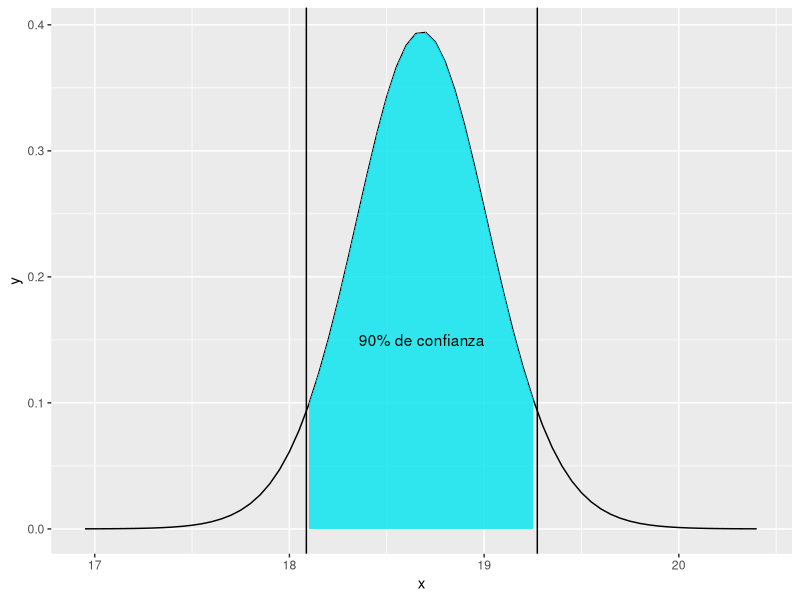
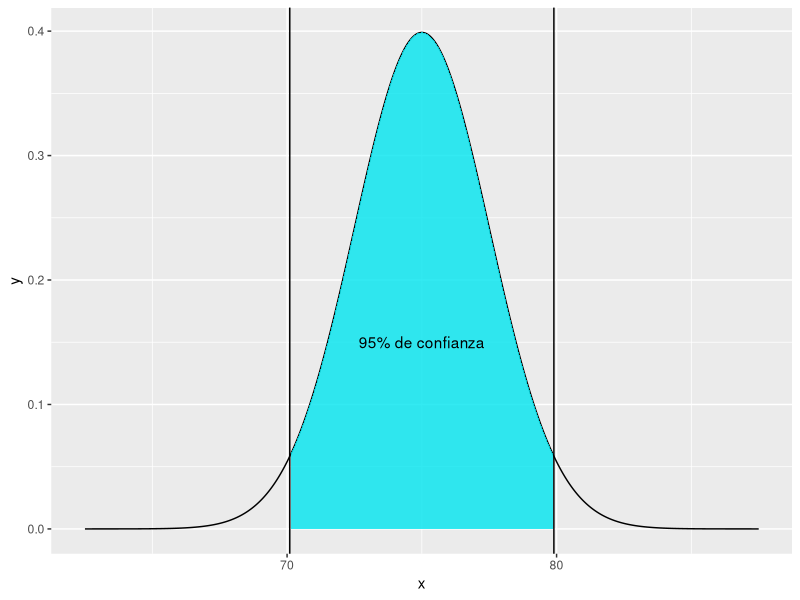
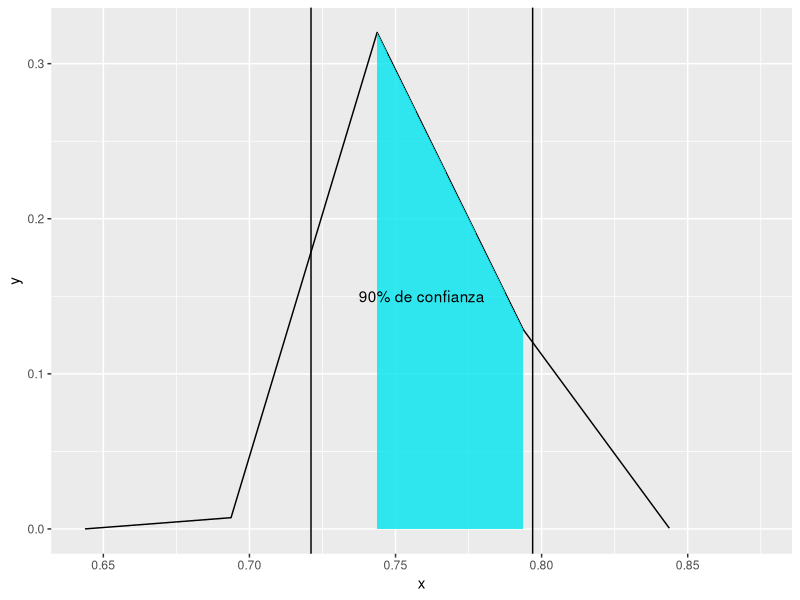

Here is the R script that generated these plots, in order:

intervalos <- function(media, proporcion, dt, n, confianza, estadistico = "media", CONOCIDA=TRUE){

  library(ggplot2)
  library(gridExtra)

  if(estadistico == "media"){
    
    if(CONOCIDA == TRUE){
# Intervalos de confianza para la media muestral cuando la varianza es conocida

confianza2 <- (1-confianza)/2

tabla <- qnorm(p = confianza2, lower.tail = FALSE)

ME <- tabla*(dt/sqrt(n))

LI <- media - ME
LS <- media + ME 

# Datos para el grafico

# Creamos dos vectores, uno con los datos de la variable (empleo un vector que va desde la media menos 5 veces la desviación típica muestral hasta la media mas 5 veces la desviación típica muestral)

lim_inf_graf <- media - 5*(dt / sqrt(n))
lim_sup_graf <- media + 5*(dt / sqrt(n))

x <- seq(from = lim_inf_graf, to = lim_sup_graf, by = 0.05 )

# Creamos la distribución normal estándar basados en los datos creados en el paso anterior
y <- dnorm((x - media) / (dt / sqrt(n)))

# Juntamos ambos vectores y hacemos una tabla (data frame). La libreria ggplot solo toma como argumentos arreglos tabulates de este tipo
df_dist <- data.frame(x=x, y=y)

    } else {

# Intervalos de confianza para la media muestral cuando la varianza es desconocida

gl <- n - 1

confianza2 <- (1-confianza)/2

tabla <- qt(p = confianza2, df = gl, lower.tail = FALSE)

ME <- tabla*(dt/sqrt(n))

LI <- media - ME
LS <- media + ME

# Datos para el grafico

# Creamos dos vectores, uno con los datos de la variable (empleo un vector que va desde la media menos 5 veces la desviación típica muestral hasta la media mas 5 veces la desviación típica muestral)

lim_inf_graf <- media - 5*(dt / sqrt(n))
lim_sup_graf <- media + 5*(dt / sqrt(n))

x <- seq(from = lim_inf_graf, to = lim_sup_graf, by = 0.05 )

# Creamos la distribución normal estándar basados en los datos creados en el paso anterior
y <- dt((x - media) / (dt / sqrt(n)), df = gl)

# Juntamos ambos vectores y hacemos una tabla (data frame). La libreria ggplot solo toma como argumentos arreglos tabulates de este tipo
df_dist <- data.frame(x=x, y=y)


    }
    
    p_int <-  ggplot(df_dist, aes(x = x, y = y)) +
      geom_line()  +
      geom_vline(xintercept = LI) +
      geom_vline(xintercept = LS) +
      geom_area(mapping = aes(ifelse(x>LI & x<LS,x,0)), fill = "turquoise2", alpha = 0.8) +
      xlim(lim_inf_graf,lim_sup_graf) +
      annotate("text", x = media, y = 0.15, label = paste0(as.character(confianza*100), "% de confianza"))
    
  }
  

  if(estadistico == "proporcion"){
# Intervalos de confianza para la proporcion muestral

dt <- sqrt((proporcion*(1-proporcion))/n)

confianza2 <- (1-confianza)/2

tabla <- qnorm(p = confianza2, lower.tail = FALSE)

ME <- tabla*dt

LI <- proporcion - ME
LS <- proporcion + ME

# Datos para el grafico

# Creamos dos vectores, uno con los datos de la variable (empleo un vector que va desde la media menos 5 veces la desviación típica muestral hasta la media mas 5 veces la desviación típica muestral)

lim_inf_graf <- proporcion - 5*dt
lim_sup_graf <- proporcion + 5*dt

x <- seq(from = lim_inf_graf, to = lim_sup_graf, by = 0.05 )

# Creamos la distribución normal estándar basados en los datos creados en el paso anterior
y <- dnorm((x - proporcion) / dt)

# Juntamos ambos vectores y hacemos una tabla (data frame). La libreria ggplot solo toma como argumentos arreglos tabulates de este tipo
df_dist <- data.frame(x=x, y=y)

p_int <-  ggplot(df_dist, aes(x = x, y = y)) +
  geom_line()  +
  geom_vline(xintercept = LI) +
  geom_vline(xintercept = LS) +
  geom_area(mapping = aes(ifelse(x>LI & x<LS,x,0)), fill = "turquoise2", alpha = 0.8) +
  xlim(lim_inf_graf,lim_sup_graf) +
  annotate("text", x = proporcion, y = 0.15, label = paste0(as.character(confianza*100), "% de confianza"))


  }
  
  tablon <- data.frame(
    "Concepto" = c("Nivel de confianza", "Margen de error", "Limite inferior", "Limite superior", "Estadístico"),
    "Datos"=c(confianza, ME, LI, LS, ifelse(estadistico == "proporcion", proporcion, media))
  )
  
  
  tablon$Datos <-  round(tablon$Datos, digits = 4)
  rownames(tablon) <- tablon[,1]
  tablon[,1] <- NULL
  colnames(tablon) <- ""
  
    
  return(list(Resumen =tablon,p_int))

}

# Ejemplo 7.4
intervalos(media = 18.68, dt = 1.69526, n = 24, CONOCIDA = FALSE, confianza = .9, estadistico = "media")
# Ejemplo 7.3
intervalos(media = 75, dt = 20,n = 64, CONOCIDA = TRUE, confianza = .95, estadistico = "media")
# Ejemplo 7.6
intervalos(proporcion = 0.759, n = 344, confianza = .9, estadistico = "proporcion")


media = 18.68
dt = 1.69526
n = 24
confianza = .9